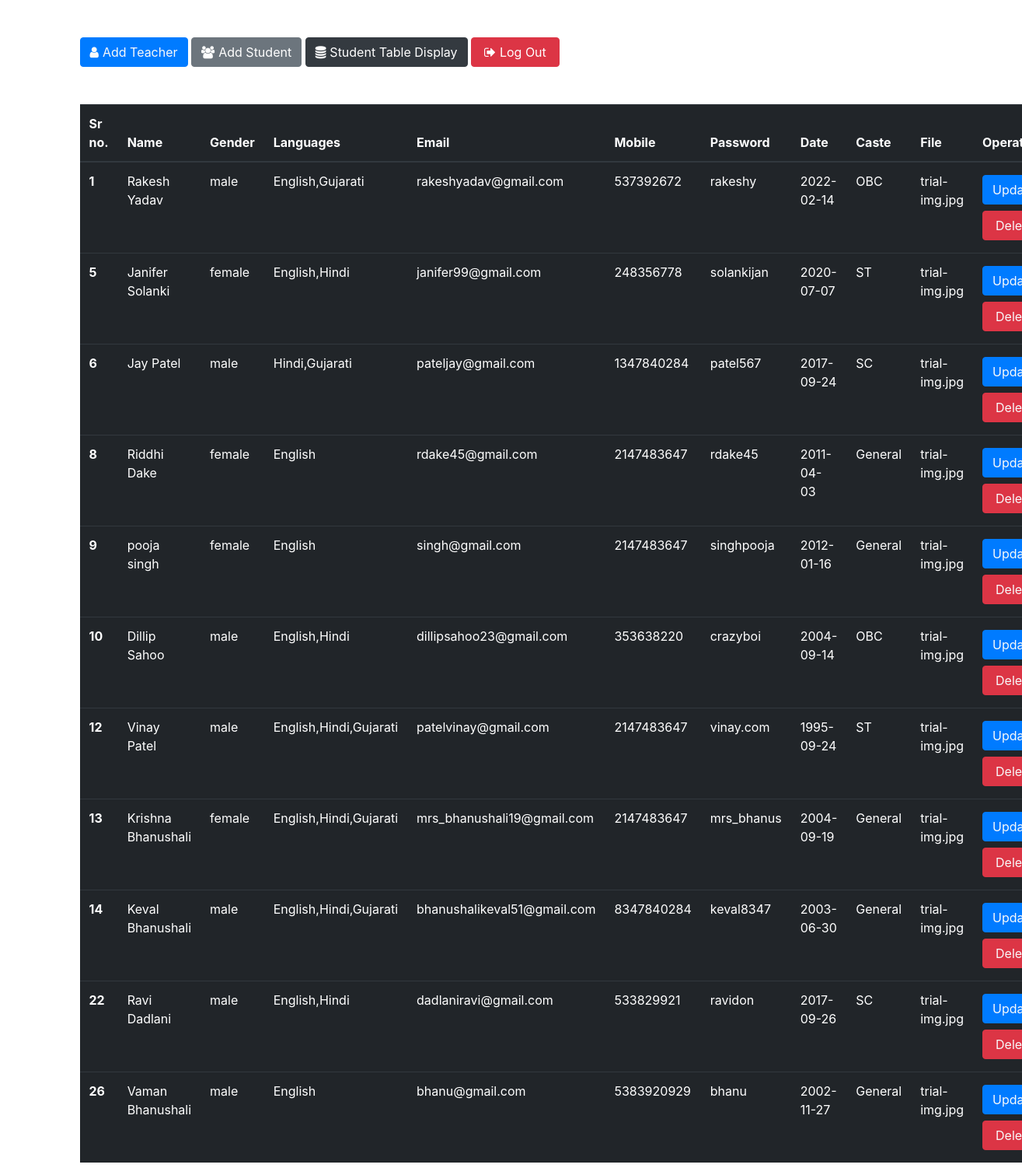
Screenshot of /display.php (signed in) with the database file from the repository.
### tables this page shows
CREATE TABLE `teacher` (
  `id` int(11) NOT NULL,
  `name` text NOT NULL,
  `gender` varchar(6) NOT NULL,
  `languages` varchar(30) NOT NULL,
  `email` varchar(30) NOT NULL,
  `mobile` varchar(10) NOT NULL,
  `password` varchar(10) NOT NULL,
  `date` date NOT NULL,
  `caste` text NOT NULL,
  `file` varchar(500) NOT NULL,
  `role` int(11) NOT NULL
);

### display.php (the view, shortened to what this page needs)
<?php
include 'connect.php';
?>
<!DOCTYPE html>
<html lang="en">
<head>
    <link rel="stylesheet" href="https://maxcdn.bootstrapcdn.com/bootstrap/4.0.0/css/bootstrap.min.css">
    <link rel="stylesheet" href="https://cdnjs.cloudflare.com/ajax/libs/font-awesome/4.7.0/css/font-awesome.min.css">
</head>
<body>
    <div class="container">
        <button class="btn btn-primary my-5"><a href="user.php" class="text-light"><i class="fa fa-user" style="margin-right: 5px;"></i>Add Teacher</a></button>
        <button class="btn btn-secondary" type="button" name="subcategory-user"><a href="subcategory-user.php" class="text-white"><i class="fa fa-users" style="margin-right: 5px;"></i>Add Student</a></button>
        <button class="btn btn-dark" type="button" name="subcategory-display"><a href="subcategory-display.php" class="text-white"><i class="fa fa-database" style="margin-right: 5px;"></i>Student Table Display</a></button>
        <button class="btn btn-danger btn-md px-3" type="submit" name="logout"><a href="session.php" class="text-white"><i class="fa fa-sign-out" style="margin-right: 5px;"></i>Log Out</a></button>
        <table class="table table-dark table-hover">
            <thead>
                <tr>
                    <th scope="col">Sr no.</th>
                    <th scope="col">Name</th>
                    <th scope="col">Gender</th>
                    <th scope="col">Languages</th>
                    <th scope="col">Email</th>
                    <th scope="col">Mobile</th>
                    <th scope="col">Password</th>
                    <th scope="col">Date</th>
                    <th scope="col">Caste</th>
                    <th scope="col">File</th>
                    <th scope="col">Operations</th>
                </tr>
            </thead>
            <tbody>
                <?php
                $sql = "select * from teacher";
                $result = mysqli_query($con, $sql);
                if ($result) {
                    while ($row = mysqli_fetch_assoc($result)) {
                        $id        = $row['id'];
                        $name      = $row['name'];
                        $gender    = $row['gender'];
                        $languages = $row['languages'];
                        $email     = $row['email'];
                        $mobile    = $row['mobile'];
                        $password  = $row['password'];
                        $date      = $row['date'];
                        $caste     = $row['caste'];
                        $file      = $row['file'];
                        echo '<tr>
                            <th scope="row">' . $id . '</th>
                            <td>' . $name . '</td>
                            <td>' . $gender . '</td>
                            <td>' . $languages . '</td>
                            <td>' . $email . '</td>
                            <td>' . $mobile . '</td>
                            <td>' . $password . '</td>
                            <td>' . $date . '</td>
                            <td>' . $caste . '</td>
                            <td>' . $file . '</td>
                            <td>
                            <button class="btn btn-primary my-1"><a class="text-light" href="update.php?updateid=' . $id . '">Update</a></button>
                            <button class="btn btn-danger my-1 pl-3"><a class="text-light" href="delete.php?deleteid=' . $id . '">Delete</a></button>
                            </td>
                        </tr>';
                    }
                }
                ?>
            </tbody>
        </table>
    </div>
</body>
</html>

### rows the page displays
teacher: id "1", name "Rakesh Yadav", gender "male", languages "English,Gujarati", email "rakeshyadav@gmail.com", mobile "537392672", password "rakeshy", date "2022-02-14", caste "OBC", file "trial-img.jpg"
teacher: id "5", name "Janifer Solanki", gender "female", languages "English,Hindi", email "janifer99@gmail.com", mobile "248356778", password "solankijan", date "2020-07-07", caste "ST", file "trial-img.jpg"
teacher: id "6", name "Jay Patel", gender "male", languages "Hindi,Gujarati", email "pateljay@gmail.com", mobile "1347840284", password "patel567", date "2017-09-24", caste "SC", file "trial-img.jpg"
teacher: id "8", name "Riddhi Dake", gender "female", languages "English", email "rdake45@gmail.com", mobile "2147483647", password "rdake45", date "2011-04-03", caste "General", file "trial-img.jpg"
teacher: id "9", name "pooja singh", gender "female", languages "English", email "singh@gmail.com", mobile "2147483647", password "singhpooja", date "2012-01-16", caste "General", file "trial-img.jpg"
teacher: id "10", name "Dillip Sahoo", gender "male", languages "English,Hindi", email "dillipsahoo23@gmail.com", mobile "353638220", password "crazyboi", date "2004-09-14", caste "OBC", file "trial-img.jpg"
teacher: id "12", name "Vinay Patel", gender "male", languages "English,Hindi,Gujarati", email "patelvinay@gmail.com", mobile "2147483647", password "vinay.com", date "1995-09-24", caste "ST", file "trial-img.jpg"
teacher: id "13", name "Krishna Bhanushali", gender "female", languages "English,Hindi,Gujarati", email "mrs_bhanushali19@gmail.com", mobile "2147483647", password "mrs_bhanus", date "2004-09-19", caste "General", file "trial-img.jpg"
teacher: id "14", name "Keval Bhanushali", gender "male", languages "English,Hindi,Gujarati", email "bhanushalikeval51@gmail.com", mobile "8347840284", password "keval8347", date "2003-06-30", caste "General", file "trial-img.jpg"
teacher: id "22", name "Ravi Dadlani", gender "male", languages "English,Hindi", email "dadlaniravi@gmail.com", mobile "533829921", password "ravidon", date "2017-09-26", caste "SC", file "trial-img.jpg"
teacher: id "26", name "Vaman Bhanushali", gender "male", languages "English", email "bhanu@gmail.com", mobile "5383920929", password "bhanu", date "2002-11-27", caste "General", file "trial-img.jpg"
